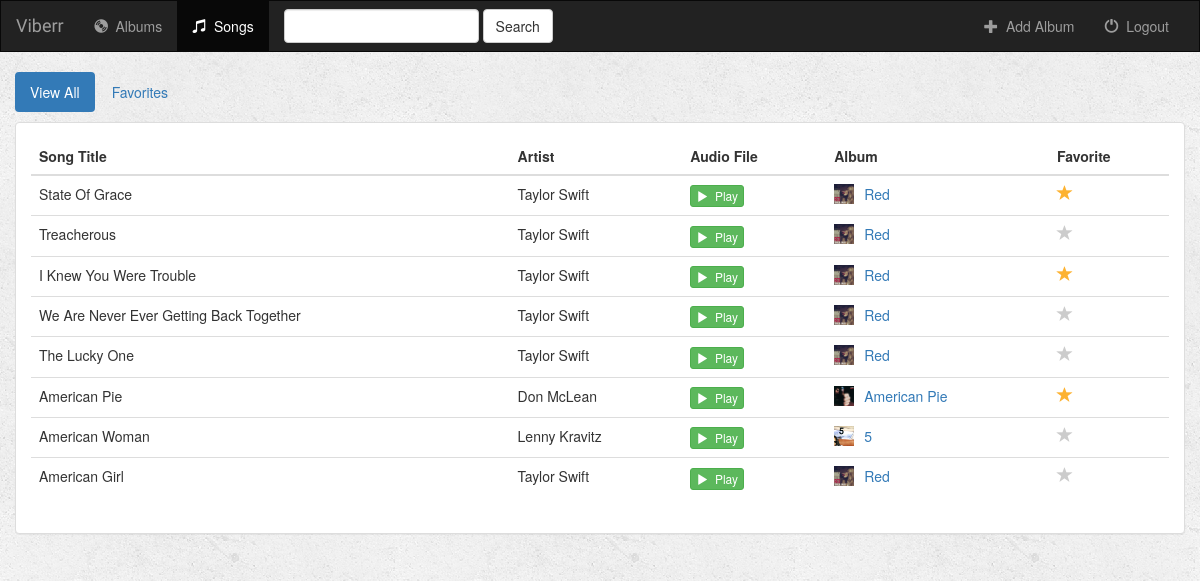
/music/songs/all/ (signed in), run on the app's committed database.
### music/models.py (models this page shows, shortened)
class Song(models.Model):
    objects = SongManager()
    album = models.ForeignKey(Album, on_delete=models.CASCADE)
    song_title = models.CharField(max_length=250)
    audio_file = models.FileField(default='')
    is_favorite = models.BooleanField(default=False)

class Album(models.Model):
    user = models.ForeignKey(User, on_delete=models.PROTECT)
    artist = models.CharField(max_length=250)
    album_title = models.CharField(max_length=500)
    genre = models.CharField(max_length=100)
    album_logo = models.FileField()
    is_favorite = models.BooleanField(default=False)

### music/views.py (the view)
# urls.py: url(r'^songs/(?P<filter_by>[a-zA_Z]+)/$', views.songs, name='songs'),
def songs(request, filter_by):
    if not request.user.is_authenticated():
        return render(request, 'music/login.html')
    else:
        try:
            song_ids = []
            for album in Album.objects.filter(user=request.user):
                for song in album.song_set.all():
                    song_ids.append(song.pk)
            users_songs = Song.objects.filter(pk__in=song_ids)
            if filter_by == 'favorites':
                users_songs = users_songs.filter(is_favorite=True)
        except Album.DoesNotExist:
            users_songs = []
        return render(request, 'music/songs.html', {
            'song_list': users_songs,
            'filter_by': filter_by,
        })

### music/templates/music/songs.html (shortened to what this page needs)
{% extends 'music/base.html' %}
{% block songs_active %}active{% endblock %}
{% block body %}
<div class="container-fluid songs-container">
    <div class="row">
        <div class="col-sm-12">
            <ul class="nav nav-pills" style="margin-bottom: 10px;">
                <li role="presentation" {% if filter_by == 'all' %}class="active"{% endif %}><a href="{% url 'music:songs' 'all' %}">View All</a></li>
                <li role="presentation" {% if filter_by == 'favorites' %}class="active"{% endif %}><a href="{% url 'music:songs' 'favorites' %}">Favorites</a></li>
            </ul>
        </div>
    </div>
    <div class="row">
        <div class="col-sm-12">
            <div class="panel panel-default">
                <div class="panel-body">
                    <table class="table">
                        <thead>
                            <tr>
                                <th>Song Title</th>
                                <th>Artist</th>
                                <th>Audio File</th>
                                <th>Album</th>
                                <th>Favorite</th>
                            </tr>
                        </thead>
                        <tbody>
                            {% for song in song_list %}
                                <tr>
                                    <td>{{ song.song_title }}</td>
                                    <td>{{ song.album.artist }}</td>
                                    <td>
                                        <a target="_blank" href="{{ song.audio_file.url }}">
                                            <button type="button" class="btn btn-success btn-xs">
                                                <span class="glyphicon glyphicon-play"></span>&nbsp; Play
                                            </button>
                                        </a>
                                    </td>
                                    <td>
                                        <a href="{% url 'music:detail' song.album.id %}">
                                            <img src="{{ song.album.album_logo.url }}" class="img-responsive" style="width: 20px; float: left; margin-right: 10px;" />
                                        </a>
                                        <a href="{% url 'music:detail' song.album.id %}">{{ song.album.album_title }}</a>
                                    </td>
                                    <td>
                                        <a href="{% url 'music:favorite' song.id %}" class="btn-favorite"><span class="glyphicon glyphicon-star {% if song.is_favorite %}active{% endif %}"></span></a>
                                    </td>
                                </tr>
                            {% endfor %}
                        </tbody>
                    </table>
                </div>
            </div>
        </div>
    </div>
</div>
{% endblock %}

### music/static/music/style.css (style rules this page uses)
body { background: white url("images/background.png"); }
.glyphicon-star { color: #CCCCCC; font-size: 16px; }
.glyphicon-star.active { color: #FDB230; }

### data on the page
Song: song_title "State Of Grace", album.artist "Taylor Swift", album.album_logo (picture), album.album_title "Red", is_favorite True (drawn)
Song: song_title "Treacherous", album.artist "Taylor Swift", album.album_logo (picture), album.album_title "Red", is_favorite False (drawn)
Song: song_title "I Knew You Were Trouble", album.artist "Taylor Swift", album.album_logo (picture), album.album_title "Red", is_favorite True (drawn)
Song: song_title "We Are Never Ever Getting Back Together", album.artist "Taylor Swift", album.album_logo (picture), album.album_title "Red", is_favorite False (drawn)
Song: song_title "The Lucky One", album.artist "Taylor Swift", album.album_logo (picture), album.album_title "Red", is_favorite False (drawn)
Song: song_title "American Pie", album.artist "Don McLean", album.album_logo (picture), album.album_title "American Pie", is_favorite True (drawn)
Song: song_title "American Woman", album.artist "Lenny Kravitz", album.album_logo (picture), album.album_title "5", is_favorite False (drawn)
Song: song_title "American Girl", album.artist "Taylor Swift", album.album_logo (picture), album.album_title "Red", is_favorite False (drawn)
